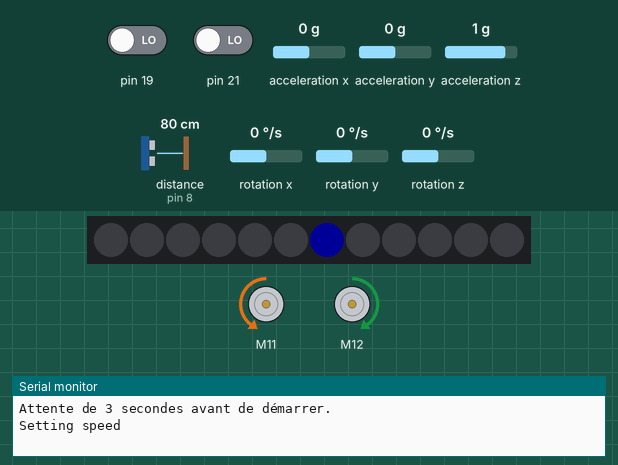
This sketch was run on a simulated Arduino Mega 2560, built with avr-gcc and run on an emulated ATmega2560. Shown: 12 RGB LEDs in strip order, left to right, 2 × DC motor (green arrow = forward, orange = backward, longer = faster), the last lines printed to the serial monitor. Inputs (shaded band) come from the test bench; at power-on: rotation z 0 °/s, distance to the obstacle (sensor on pin 8) 80 cm, pin 19 LOW, pin 21 LOW, acceleration x 0 g, acceleration y 0 g, acceleration z 1 g, rotation x 0 °/s, rotation y 0 °/s. Dim RGB values are drawn brighter than linear.

Above: at 4.4 s.
4.5 s: rotation z set to -192 °/s
At 5.3 s:
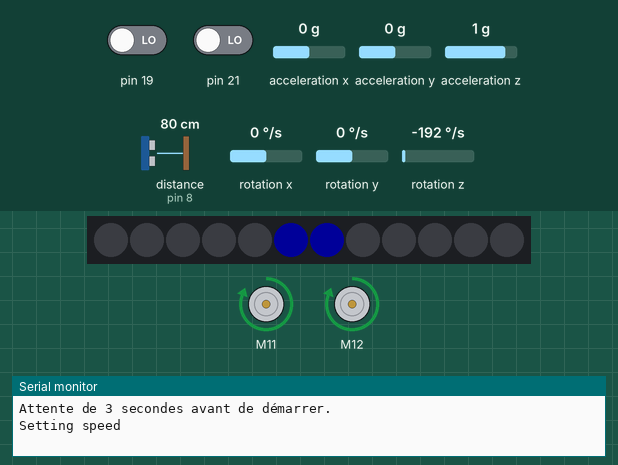
7.4 s: distance to the obstacle (sensor on pin 8) set to 34 cm
9.7 s: distance to the obstacle (sensor on pin 8) set to 27 cm
At 10.7 s:
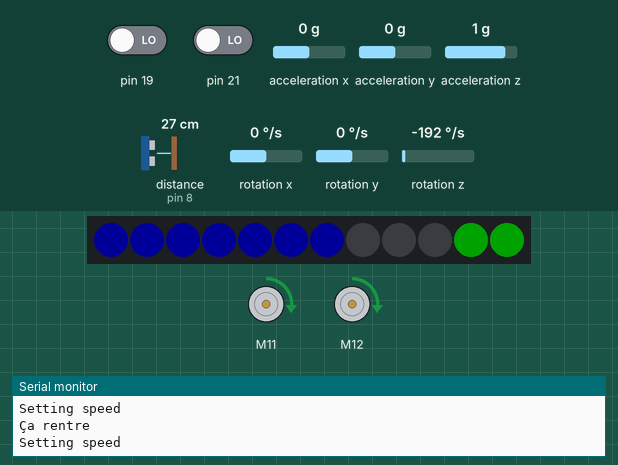
11.3 s: rotation z set to 192 °/s
At 14.17 s:
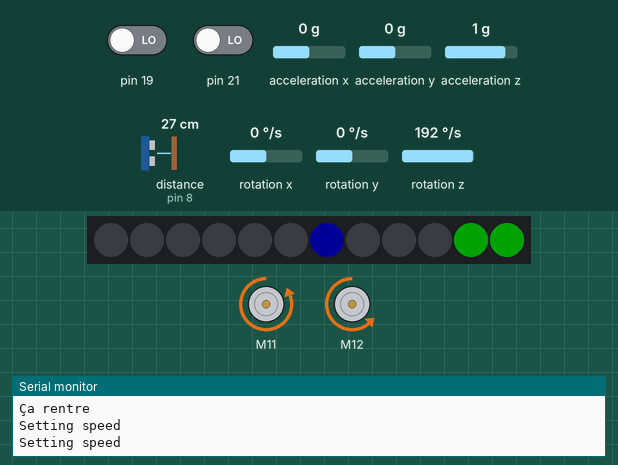
14.3 s: rotation z set to -100 °/s
At 16.5 s:
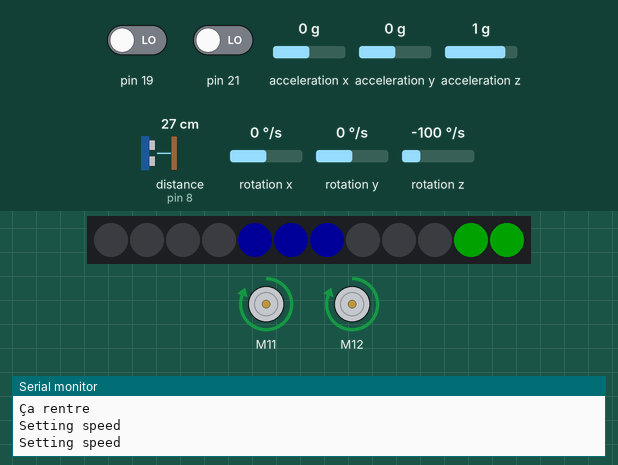
17.3 s: rotation z set to 100 °/s
Timing chart, 0 to 21.3 s (numbered marks = the images above; inputs shaded):
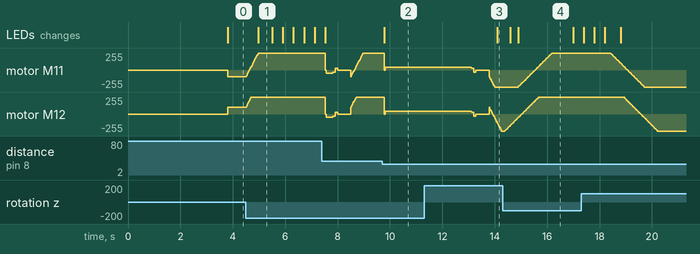

Measured:
- the behaviour switches between 31 and 30 cm on distance to the obstacle (sensor on pin 8) (found by bisection; images 1 and 2)
- after the input at 4.5 s, motor M11: moves from backward 100/255 to forward 255/255 over 0.46 s, starting at once; motor M12: moves from forward 100/255 to forward 255/255 over 0.21 s, starting at once
- after the input at 9.7 s, motor M11, motor M12: forward 255/255 → forward 45/255 after 0.09 s; the LEDs: change after 0.09 s (image 2)
- after the input at 11.3 s, the LEDs: change after 2.8 s (image 3)
- after the input at 14.3 s, motor M11: moves from backward 255/255 to forward 255/255 over 1.3 s, starting after 0.60 s; motor M12: moves from backward 255/255 to forward 255/255 over 1.3 s, starting after 0.08 s
- what the display in image 1 shows lasts 0.5 s, from 5.0 s to 5.5 s

The sketch:

labo_03.ino
```cpp
#include <MeAuriga.h>
#include <Wire.h>
#include <limits.h>
// Roynel Fonseca
// Derniers chiffres du DA: 48

enum AppState {SETUP, SEGA, SEGB, SEGC, PIVOT, FIN};

AppState currentState = SETUP;

#define DIST_WHEEL 151
#define DIA_WHEEL 64.5
#define PULSE 9
#define RATIO 39.267
#define FULL_TURN_CIRC 948.8
#define FULL_SPIN_CIRC 474.4
#define CIRC_WHEEL 202.6

// Déclaration du gyroscope
MeGyro gyro(0, 0x69);

// Déclaration des encodeurs
MeEncoderOnBoard encoderRight(SLOT1);
MeEncoderOnBoard encoderLeft(SLOT2);

// Déclaration des leds
#define LEDNUM  12
#define LED_PIN 44

MeRGBLed led( 0, LEDNUM );
int completedLedsProgession = 0;
int progressiveBar[7] = {0, 1, 2, 3, 4, 5, 6};
int completedLeds[3] = {11, 10, 9};
int finLeds[5] = {11, 10, 9, 8, 7};

// Déclaration du ultrasonSensor
int distanceUltraSon = 0;
const int RATE_READ = 100;
const int TOO_NEAR_DIST = 30;
const int MAX_DIST = 400;
MeUltrasonicSensor distSensor(PORT_8);

unsigned long currentTime = 0;

unsigned long serialPrintPrevious = 0;
int serialPrintInterval = 500;

int distToGoDeg = 0;
long initEncLeftDeg = 0;
long initEncRightDeg = 0;

int distanceFoward = 1500;

const int FLASHING_FREC = 10;
const float ANGLE_TOLERANCE_DEG = 3.0;
const int MIN_PWM = 30;
const int PIVOT_SPEED = 45;

// Angle Z cumulatif (ne revient pas à -180 après 180)
double zAngle = 0.0;

// ********* INTERRUPTIONS ***********

void rightEncoderInterrupt(void){
  if(digitalRead(encoderRight.getPortB()) == 0)
  {
    encoderRight.pulsePosMinus();
  }
  else
  {
    encoderRight.pulsePosPlus();
  }
}

void leftEncoderInterrupt(void){
  if(digitalRead(encoderLeft.getPortB()) == 0)
  {
    encoderLeft.pulsePosMinus();
  }
  else
  {
    encoderLeft.pulsePosPlus();
  }
}

void encoderConfig() {
  attachInterrupt(encoderRight.getIntNum(), rightEncoderInterrupt, RISING);
  attachInterrupt(encoderLeft.getIntNum(), leftEncoderInterrupt, RISING);

  encoderRight.setPulse(PULSE);
  encoderLeft.setPulse(PULSE);

  encoderRight.setRatio(RATIO);
  encoderLeft.setRatio(RATIO);

  encoderRight.setPosPid(1.8,0,1.2);
  encoderLeft.setPosPid(1.8,0,1.2);

  encoderRight.setSpeedPid(0.18,0,0);
  encoderLeft.setSpeedPid(0.18,0,0);

  // DÉBUT : Ne pas modifier ce code!
  // Configuration de la fréquence du PWM
  // Copier-coller ce code si on désire
  // travailler avec les encodeurs
  TCCR1A = _BV(WGM10);
  TCCR1B = _BV(CS11) | _BV(WGM12);

  TCCR2A = _BV(WGM21) | _BV(WGM20);
  TCCR2B = _BV(CS21);
  // FIN : Ne pas modifier ce code!
}


void setup() {
  Serial.begin(115200);
  encoderConfig();
  gyro.begin();

  led.setpin(LED_PIN);
}

void goStraight(short speed = 100, short firstRun = 0) {

  static unsigned long previousTime = 0;
  const short RATE = 20;

  static double zAngleGoal = 0.0;
  static double error = 0.0;
  static double previousError = 0.0;
  static double output = 0;

  // PD Controller
  // Change les valeurs selon tes besoins
  // higher kp = plus réactive, peu osciller
  // lowewr kp = sluggish, moins d'oscillation
  // higher kd = limite l'oscillation, la bonne valeur arrête l'oscillation
  const double kp = 4.0;
  //const double ki = 1.0;
  const double kd = 10.0;

  unsigned long ct = millis();

  if (firstRun) {

    zAngleGoal = zAngle;
    Serial.println ("Setting speed");

    encoderLeft.setTarPWM(speed);
    encoderRight.setTarPWM(-speed);
    previousError = 0;

    return;
  }

  //if(ct - previousTime >= RATE) return;

  previousTime = ct;

  error = zAngle - zAngleGoal;

  // Google : ELI5 PID
  // Astuce web : ELI5 = Explain Like I'm 5
  output = kp * error + kd * (error - previousError);

  previousError = error;

  // Serial.print("error: ");
  // Serial.print(error);
  // Serial.print(" vitesse: ");
  // Serial.print(speed - output);
  // Serial.print(" Goal: ");
  // Serial.print(zAngleGoal);
  // Serial.print(" zAngle");
  // Serial.println(zAngle);

  encoderLeft.setTarPWM(speed - output);
  encoderRight.setTarPWM(-speed - output);
}

void loop() {
  currentTime = millis();

  ReadDistance(currentTime);
  static bool f = true;
  stateManagement(currentTime);
  gyroTask(currentTime);
  encodersTask(currentTime);
}


void stopMotors() {
  encoderLeft.setTarPWM(0);
  encoderRight.setTarPWM(0);
  encoderLeft.setMotorPwm(0);
  encoderRight.setMotorPwm(0);
}

void setDistanceToMove(int dist){
  distToGoDeg = dist / CIRC_WHEEL * 360;

  initEncLeftDeg = abs(encoderLeft.getCurPos());
  initEncRightDeg = abs(encoderRight.getCurPos());
  goStraight(100, 1);
}

int limitSpeed(float value, int maxSpeed) {

  value = constrain(value, -maxSpeed, maxSpeed);

  if (fabs(value) < MIN_PWM) {
    value = value < 0 ? -MIN_PWM : MIN_PWM;
  }
  return (int)value;
}

void ReadDistance(unsigned long ct){

  static unsigned long previousTime = 0;

  if(ct - previousTime >= RATE_READ){
    distanceUltraSon = distSensor.distanceCm();
    previousTime = ct;
  }
}

// ---------------------------------------------------------- Tasks functions ----------------------------------------------------------
void gyroTask(unsigned long ct) {
  static double previousZ = 0.0;
  static bool firstTime = true;

  gyro.update();
  double z = gyro.getAngleZ();

  if (firstTime) {
    firstTime = false;
    previousZ = z;
    return;
  }

  double delta = z - previousZ;
  if (delta > 180) delta -= 360;
  else if (delta < -180) delta += 360;

  zAngle += delta;
  previousZ = z;
}

void encodersTask(unsigned long ct) {
  encoderRight.loop();
  encoderLeft.loop();
}

bool distanceTask(){

  int curEncLeftDeg = abs(encoderLeft.getCurPos());
  int curEncRightDeg = abs(encoderRight.getCurPos());
  long actualPosition = (curEncLeftDeg + curEncRightDeg) / 2.0;
  long initialPosition = (initEncLeftDeg + initEncRightDeg) / 2.0;

  bool isThereADiff = curEncLeftDeg < initEncLeftDeg || curEncRightDeg < initEncRightDeg;
  int diff;

  if(curEncLeftDeg < initEncLeftDeg) diff = initEncLeftDeg - curEncLeftDeg;
  else if(curEncRightDeg < initEncRightDeg) diff = initEncRightDeg - curEncRightDeg;
  else actualPosition = (curEncLeftDeg + curEncRightDeg) / 2.0;


  if(isThereADiff){
    actualPosition = (curEncLeftDeg + diff + curEncRightDeg) / 2.0;
  }

  float remaining = distToGoDeg - abs(initialPosition - actualPosition);
  // Serial.print("But: ");
  // Serial.print(distToGoDeg);
  // Serial.print(" Intial: ");
  // Serial.print(initialPosition);
  // Serial.print(" Actuel: ");
  // Serial.print(actualPosition);
  // Serial.print(" Restant: ");
  // Serial.println(remaining);

  if(remaining <= 0){
    stopMotors();
    return true;
  }

  int speed = constrain(remaining * 0.5, 40, 100);
  goStraight(speed);

  return false;
}

void progressiveBarTask(bool isAccurate){
  int leds = -1;
  int nbLeds = sizeof(progressiveBar) / sizeof(progressiveBar[0]);

  if(isAccurate){
    long actualPosition = (abs(encoderLeft.getCurPos()) + abs(encoderRight.getCurPos())) / 2.0;
    long initialPosition = (abs(initEncLeftDeg + initEncRightDeg)) / 2.0;

    float remaining = distToGoDeg - abs(initialPosition - actualPosition);
    leds = map(remaining, 0, distToGoDeg, 0, nbLeds);

    // Serial.print("ACT: ");
    // Serial.print(actualPosition);
    // Serial.print(" INIT: ");
    // Serial.print(initialPosition);
    // Serial.print(" WheelDeg: ");
    // Serial.print(distToGoDeg);
    // Serial.print(" LEDS: ");
    // Serial.print(leds);
    // Serial.print(" remainig: ");
    // Serial.println(remaining);

    static int previousLedValue = -1;

    if(leds < previousLedValue){
      led.setColor(0,0);
    }

    if(previousLedValue != leds){
      for(int i = leds; i < nbLeds; i++){
        led.setColorAt(i, 0, 0, 25);
      }
      previousLedValue = leds;
    }

  }else{

    static int previousLedValue = -1;
    leds = map(distanceUltraSon, TOO_NEAR_DIST, MAX_DIST, nbLeds, 0);

    if(leds < previousLedValue){
      led.setColor(0,0);
    }

    if(previousLedValue != leds){

      for(int i = 0; i < nbLeds; i++){

        if(i < leds)led.setColorAt(i, 0, 0, 25);
        else led.setColorAt(i, 0, 0, 0);
      }

      previousLedValue = leds;
    }
  }
  led.show();
}

void completedLedsTask(){
  //led.setColor(0,0);

  if(completedLedsProgession != 0){

    for(int i = 0; i < completedLedsProgession; i++){
      led.setColorAt(completedLeds[i], 0, 35, 0);
    }
    led.show();
  }
}

bool pivotTask(unsigned long ct, float angleDeg, int speed, bool init = false) {
  static unsigned long previousTime = 0;
  const unsigned long rate = 20;

  static double zAngleGoal = 0.0;
  static double previousError = 0.0;

  const double kp = 2.0;
  const double kd = 10.0;

  if (init) {
    previousTime = ct;
    zAngleGoal = zAngle + angleDeg;   // cible = angle actuel + rotation voulue
    previousError = angleDeg;
    return false;
  }

  if (ct - previousTime < rate) return false;
  previousTime = ct;

  double error = zAngleGoal - zAngle;

  if (fabs(error) <= ANGLE_TOLERANCE_DEG) {
    stopMotors();
    return true;
  }

  double output = kp * error + kd * (error - previousError);
  previousError = error;

  int pivotSpeed = limitSpeed(output, speed);

  // Serial.print("error: ");
  // Serial.print(error);
  // Serial.print(" vitesse: ");
  // Serial.print(pivotSpeed);
  // Serial.print(" zAngle");
  // Serial.println(zAngle);

  // Même signe sur les deux roues = rotation sur place
  encoderLeft.setTarPWM(pivotSpeed);
  encoderRight.setTarPWM(pivotSpeed);

  return false;
}

// ---------------------------------------------------------- State functions ----------------------------------------------------------

void setupState(unsigned long ct) {
  static bool firstTime = true;
  static unsigned long exitTime = 0;

  const int timeout = 3000;

  if (firstTime) {
    firstTime = false;
    exitTime = ct + timeout;

    Serial.println("Attente de 3 secondes avant de démarrer.");
  }

  // Là la là... j'attends

  if (ct >= exitTime) {
    firstTime = true;
    currentState = SEGA;
  }
}

void segA_And_SegCState(int distToMove = 1000) {

  static bool firstCall = true;

  if(firstCall){
    firstCall = false;
    setDistanceToMove(distToMove);
  }else{
    if(distanceTask()){
      currentState = PIVOT;
      firstCall = true;
      completedLedsProgession++;
      completedLedsTask();
      Serial.println("Ça rentre");
    }
  }

  progressiveBarTask(true);
}

void segBState() {

  static bool firstCall = true;

  if(distanceUltraSon <= TOO_NEAR_DIST){

    stopMotors();
    currentState = PIVOT;
    completedLedsProgession++;
    completedLedsTask();
    firstCall = true;

  }else{

    if(firstCall){
      goStraight(100, firstCall);
      firstCall = false;
      led.setColor(0,0); //----------------------------------------------------------------------------------
    }else{
      goStraight();
    }
  }

  progressiveBarTask(false);
}

void pivotState(AppState callingState, unsigned long ct) {
  static bool firstTime = true;
  static bool isDone = false;
  static unsigned long exitTime = 0;
  const unsigned long WAIT_TIME = 500;

  // Angles exacts : même convention de signe que ton spinTask actuel
  float angle;
  if (callingState == SEGA)      angle = -90.0;
  else if (callingState == SEGB) angle = 90.0;
  else                           angle = -180.0;   // SEGC

  if (firstTime) {
    firstTime = false;
    isDone = false;
    pivotTask(ct, angle, PIVOT_SPEED, true);   // initialise la cible
    return;
  }

  if (!isDone) {
    isDone = pivotTask(ct, angle, PIVOT_SPEED);
    if (isDone) exitTime = ct + WAIT_TIME;
    return;
  }

  if (ct >= exitTime) {
    firstTime = true;
    currentState = FIN;
    if (callingState == SEGA) currentState = SEGB;
    else if (callingState == SEGB) currentState = SEGC;
  }
}

void finState(unsigned long ct){

  static unsigned long previousTime = 0;
  int rate = (1.0 / FLASHING_FREC) * 1000;
  int ledTabSize = sizeof(finLeds) / sizeof(finLeds[0]);
  static bool isOn = false;

  if(ct - previousTime >= rate){
    if(isOn){
      led.setColor(0,0);
      isOn = false;
    }else{
      for(int i = 0; i < ledTabSize; i++){
        led.setColorAt(finLeds[i], 0, 25, 0);
      }
      isOn = true;
    }

    previousTime = ct;
  }


  led.show();
}


void stateManagement(unsigned long ct){

  static AppState callingState;

  switch(currentState){

    case SETUP:
      setupState(ct);
    break;

    case SEGA:
      callingState = currentState;
      segA_And_SegCState(distanceFoward);

    break;

    case SEGB:
      callingState = currentState;
      segBState();

    break;

    case SEGC:
      callingState = currentState;
      segA_And_SegCState(distanceFoward);

    break;

    case PIVOT:
      pivotState(callingState, ct);
    break;

    case FIN:
      finState(ct);
    break;
  }

  if(currentState != FIN){
    completedLedsTask();
  }
}
```
